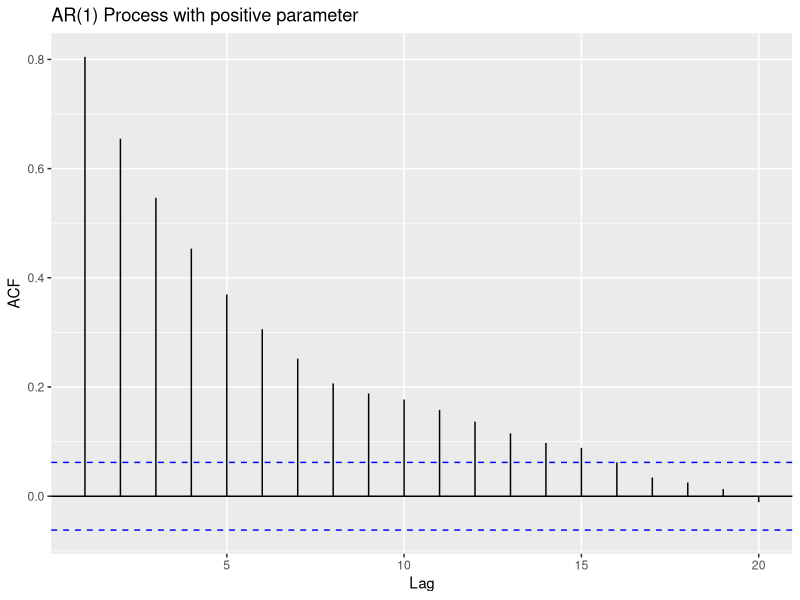
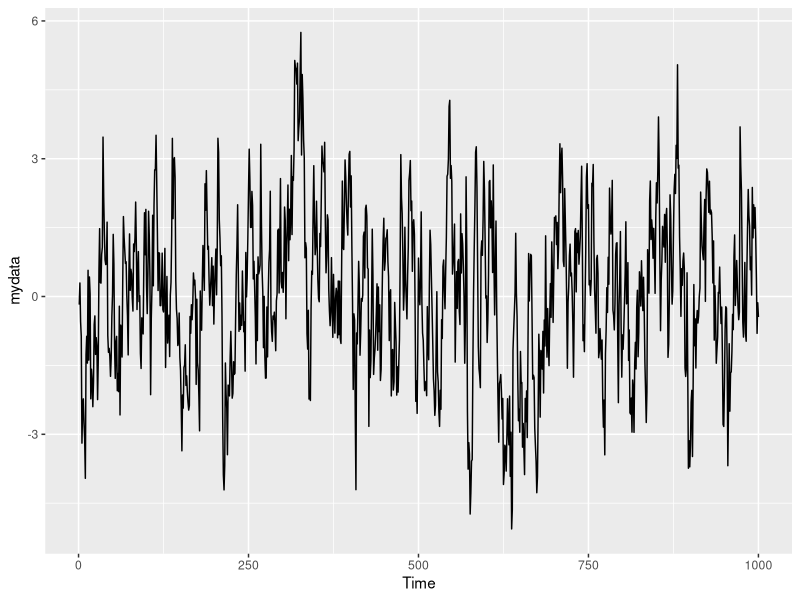
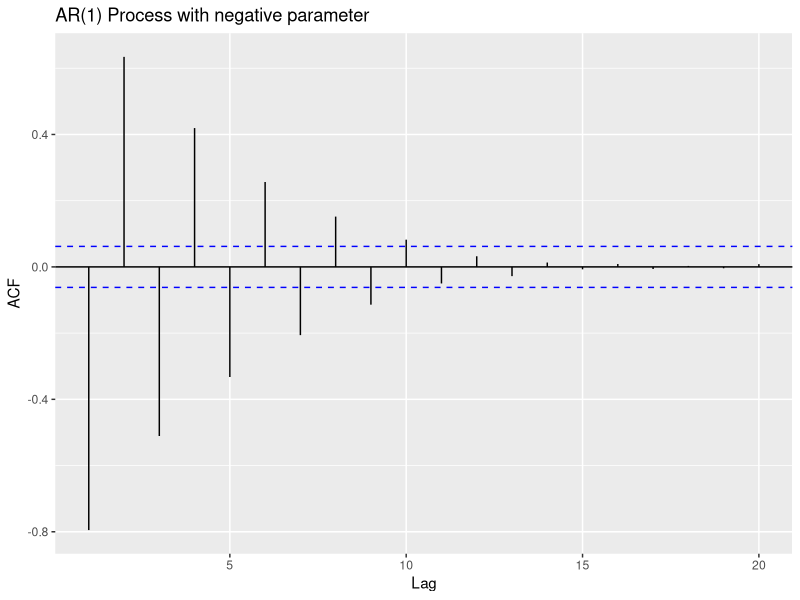
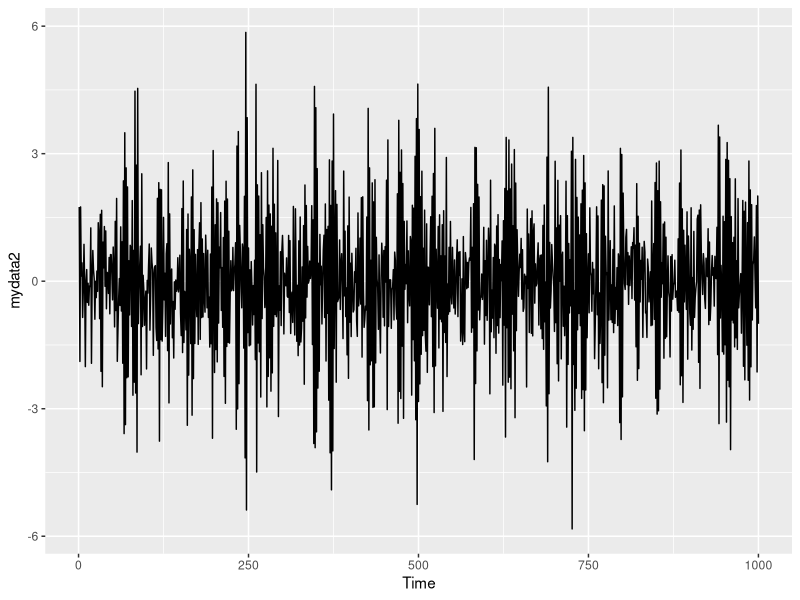

Recreate these plots in R, in order.
set.seed(20230202) #设置随机种子
mydata = arima.sim(n=1000, list(ar=0.8)) 
forecast::ggAcf(mydata,20,main="AR(1) Process with positive parameter")
library(tidyverse)
mydata %>%
  ggplot() +
  geom_line(aes(x = x, y = mydata)) +
  xlab("Time")	

mydata2 = arima.sim(n=1000, list(ar=-0.8)) 
forecast::ggAcf(mydata2,20,main="AR(1) Process with negative parameter")
library(tidyverse)
mydata2 %>%
  ggplot() +
  geom_line(aes(x = x, y = mydata2)) +
  xlab("Time")